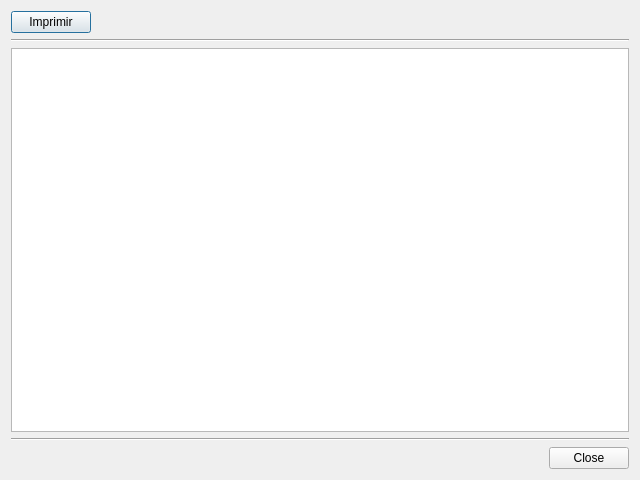
<?xml version="1.0" encoding="UTF-8"?>
<ui version="4.0">
 <class>VisorFactura</class>
 <widget class="QDialog" name="VisorFactura">
  <property name="geometry">
   <rect>
    <x>0</x>
    <y>0</y>
    <width>640</width>
    <height>480</height>
   </rect>
  </property>
  <property name="windowTitle">
   <string>Dialog</string>
  </property>
  <layout class="QVBoxLayout" name="verticalLayout_2">
   <item>
    <layout class="QHBoxLayout" name="horizontalLayout">
     <property name="leftMargin">
      <number>0</number>
     </property>
     <property name="rightMargin">
      <number>0</number>
     </property>
     <item>
      <widget class="QPushButton" name="printButton">
       <property name="text">
        <string>Imprimir</string>
       </property>
       <property name="icon">
        <iconset resource="../recursos.qrc">
         <normaloff>:/Icons/Print.png</normaloff>:/Icons/Print.png</iconset>
       </property>
       <property name="iconSize">
        <size>
         <width>48</width>
         <height>48</height>
        </size>
       </property>
      </widget>
     </item>
     <item>
      <spacer name="horizontalSpacer">
       <property name="orientation">
        <enum>Qt::Horizontal</enum>
       </property>
       <property name="sizeHint" stdset="0">
        <size>
         <width>40</width>
         <height>20</height>
        </size>
       </property>
      </spacer>
     </item>
    </layout>
   </item>
   <item>
    <widget class="Line" name="line_2">
     <property name="orientation">
      <enum>Qt::Horizontal</enum>
     </property>
    </widget>
   </item>
   <item>
    <widget class="QTextEdit" name="textEdit">
     <property name="frameShadow">
      <enum>QFrame::Sunken</enum>
     </property>
     <property name="undoRedoEnabled">
      <bool>false</bool>
     </property>
     <property name="readOnly">
      <bool>true</bool>
     </property>
     <property name="html">
      <string>&lt;!DOCTYPE HTML PUBLIC &quot;-//W3C//DTD HTML 4.0//EN&quot; &quot;http://www.w3.org/TR/REC-html40/strict.dtd&quot;&gt;
&lt;html&gt;&lt;head&gt;&lt;meta name=&quot;qrichtext&quot; content=&quot;1&quot; /&gt;&lt;style type=&quot;text/css&quot;&gt;
p, li { white-space: pre-wrap; }
&lt;/style&gt;&lt;/head&gt;&lt;body style=&quot; font-family:'Sans Serif'; font-size:9pt; font-weight:400; font-style:normal;&quot;&gt;
&lt;p style=&quot;-qt-paragraph-type:empty; margin-top:0px; margin-bottom:0px; margin-left:0px; margin-right:0px; -qt-block-indent:0; text-indent:0px;&quot;&gt;&lt;/p&gt;&lt;/body&gt;&lt;/html&gt;</string>
     </property>
     <property name="textInteractionFlags">
      <set>Qt::NoTextInteraction</set>
     </property>
    </widget>
   </item>
   <item>
    <widget class="Line" name="line">
     <property name="orientation">
      <enum>Qt::Horizontal</enum>
     </property>
    </widget>
   </item>
   <item>
    <widget class="QDialogButtonBox" name="buttonBox">
     <property name="orientation">
      <enum>Qt::Horizontal</enum>
     </property>
     <property name="standardButtons">
      <set>QDialogButtonBox::Close</set>
     </property>
    </widget>
   </item>
  </layout>
 </widget>
 <resources>
  <include location="../recursos.qrc"/>
 </resources>
 <connections>
  <connection>
   <sender>buttonBox</sender>
   <signal>clicked(QAbstractButton*)</signal>
   <receiver>VisorFactura</receiver>
   <slot>accept()</slot>
   <hints>
    <hint type="sourcelabel">
     <x>369</x>
     <y>470</y>
    </hint>
    <hint type="destinationlabel">
     <x>310</x>
     <y>316</y>
    </hint>
   </hints>
  </connection>
  <connection>
   <sender>buttonBox</sender>
   <signal>rejected()</signal>
   <receiver>VisorFactura</receiver>
   <slot>reject()</slot>
   <hints>
    <hint type="sourcelabel">
     <x>196</x>
     <y>470</y>
    </hint>
    <hint type="destinationlabel">
     <x>163</x>
     <y>317</y>
    </hint>
   </hints>
  </connection>
 </connections>
</ui>
